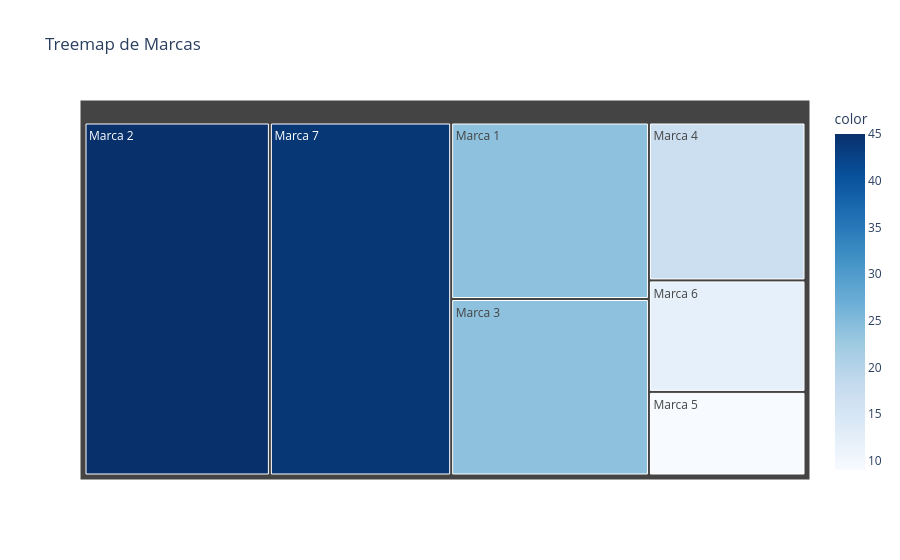

The notebook cell saved with this chart:
### Code cell
fig = px.treemap(
    names=brands2,
    parents=[""] * len(brands2),  # flat structure
    values=counts2,
    title="Treemap de Marcas",
    color=counts2,
    color_continuous_scale="Blues"
)
fig.show()

### Figure 1 — Plotly figure (JSON) as saved in the notebook; plotly's stock layout.template omitted (floating-point values rounded to 4 significant figures)
{"data": [{"domain": {"x": [0, 1], "y": [0, 1]}, "hovertemplate": "label=%{label}<br>value=%{value}<br>parent=%{parent}<br>color=%{color}<extra></extra>", "labels": ["Marca 1", "Marca 2", "Marca 3", "Marca 4", "Marca 5", "Marca 6", "Marca 7"], "marker": {"coloraxis": "coloraxis", "colors": [24, 45, 24, 17, 9, 12, 44]}, "name": "", "parents": ["", "", "", "", "", "", ""], "type": "treemap", "values": [24, 45, 24, 17, 9, 12, 44]}], "layout": {"coloraxis": {"colorbar": {"title": {"text": "color"}}, "colorscale": [[0, "rgb(247,251,255)"], [0.125, "rgb(222,235,247)"], [0.25, "rgb(198,219,239)"], [0.375, "rgb(158,202,225)"], [0.5, "rgb(107,174,214)"], [0.625, "rgb(66,146,198)"], [0.75, "rgb(33,113,181)"], [0.875, "rgb(8,81,156)"], [1, "rgb(8,48,107)"]]}, "legend": {"tracegroupgap": 0}, "title": {"text": "Treemap de Marcas"}}}
